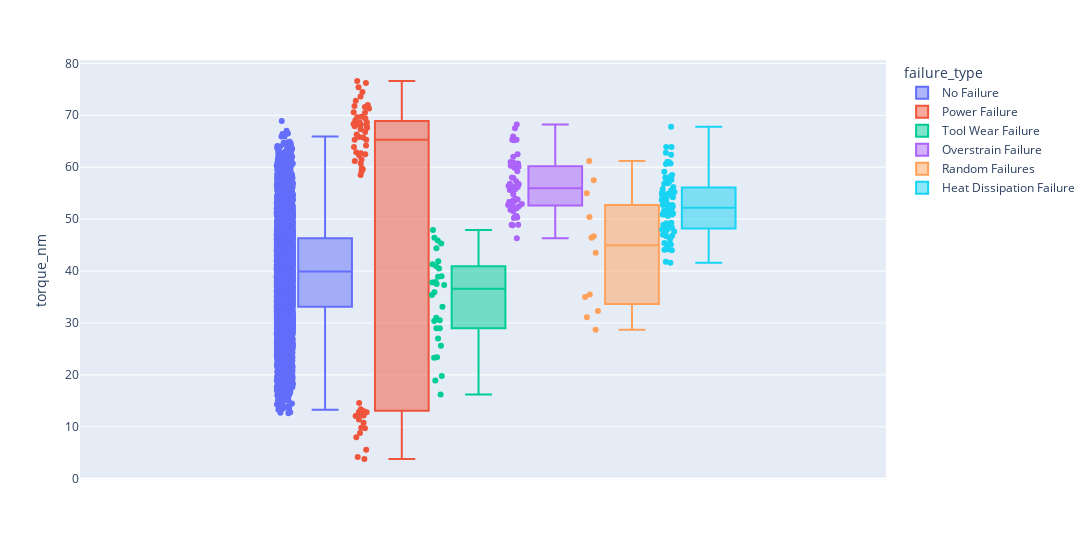

Notebook code for this chart:
### Code cell
histogram('torque_nm')

### Figure 1 — Plotly figure (JSON) as saved in the notebook; plotly's stock layout.template omitted (floating-point values rounded to 4 significant figures; data arrays with more than 128 entries replaced by an {"elided": "..."} marker saying what was removed)
{"data": [{"alignmentgroup": "True", "boxpoints": "all", "hovertemplate": "failure_type=No Failure<br>torque_nm=%{y}<extra></extra>", "legendgroup": "No Failure", "marker": {"color": "#636efa"}, "name": "No Failure", "notched": false, "offsetgroup": "No Failure", "orientation": "v", "showlegend": true, "type": "box", "x0": " ", "xaxis": "x", "y": {"elided": "6435 float values"}, "y0": " ", "yaxis": "y"}, {"alignmentgroup": "True", "boxpoints": "all", "hovertemplate": "failure_type=Power Failure<br>torque_nm=%{y}<extra></extra>", "legendgroup": "Power Failure", "marker": {"color": "#EF553B"}, "name": "Power Failure", "notched": false, "offsetgroup": "Power Failure", "orientation": "v", "showlegend": true, "type": "box", "x0": " ", "xaxis": "x", "y": [65.7, 60.7, 63.9, 12.8, 4.2, 71.6, 5.6, 76.2, 14.6, 68.3, 62.3, 69, 74.5, 8.8, 58.5, 3.8, 67.3, 66.3, 69.4, 13, 62.9, 68.2, 72.8, 12.8, 8, 67.6, 59.8, 68.6, 68, 62.7, 66.8, 10.8, 11.4, 70.6, 13, 9.8, 70.5, 68.5, 71.3, 61.5, 65.3, 65.3, 67.9, 61.2, 73.6, 65.8, 12.2, 13.4, 12.2, 69.6, 71.8, 76.6, 59.1, 9.7, 68.6, 69.7, 12.1, 72, 59.6, 75.4, 64.2, 62.5, 68.2], "y0": " ", "yaxis": "y"}, {"alignmentgroup": "True", "boxpoints": "all", "hovertemplate": "failure_type=Tool Wear Failure<br>torque_nm=%{y}<extra></extra>", "legendgroup": "Tool Wear Failure", "marker": {"color": "#00cc96"}, "name": "Tool Wear Failure", "notched": false, "offsetgroup": "Tool Wear Failure", "orientation": "v", "showlegend": true, "type": "box", "x0": " ", "xaxis": "x", "y": [41.3, 31, 23.4, 37.5, 41.9, 19.8, 39, 46.4, 37.3, 29, 30.4, 45.3, 40.9, 35.9, 30.5, 37.9, 37.8, 45.9, 29, 38.9, 18.9, 47.9, 33.1, 27, 40.5, 44.4, 35.4, 25.6, 23.3, 16.2], "y0": " ", "yaxis": "y"}, {"alignmentgroup": "True", "boxpoints": "all", "hovertemplate": "failure_type=Overstrain Failure<br>torque_nm=%{y}<extra></extra>", "legendgroup": "Overstrain Failure", "marker": {"color": "#ab63fa"}, "name": "Overstrain Failure", "notched": false, "offsetgroup": "Overstrain Failure", "orientation": "v", "showlegend": true, "type": "box", "x0": " ", "xaxis": "x", "y": [60.7, 52.3, 56.2, 56.7, 62, 55.6, 56.4, 52.5, 53.3, 61, 52.9, 53.6, 50.4, 53.6, 48.9, 60.7, 51.5, 56.8, 53.1, 65.3, 68.2, 50.3, 55.7, 56.8, 62.5, 59.9, 53.8, 46.3, 52.1, 56.2, 58, 57.3, 65.3, 51.8, 52.9, 60.3, 60.1, 67.5, 57.9, 59.2, 50.2, 65.2, 65.9, 50.6, 52.7, 53.9, 55.7, 56.3, 48.8, 54.8, 48.9, 60.9], "y0": " ", "yaxis": "y"}, {"alignmentgroup": "True", "boxpoints": "all", "hovertemplate": "failure_type=Random Failures<br>torque_nm=%{y}<extra></extra>", "legendgroup": "Random Failures", "marker": {"color": "#FFA15A"}, "name": "Random Failures", "notched": false, "offsetgroup": "Random Failures", "orientation": "v", "showlegend": true, "type": "box", "x0": " ", "xaxis": "x", "y": [46.4, 31.1, 35.5, 50.4, 32.3, 61.2, 35, 55, 28.7, 57.5, 43.5, 46.7], "y0": " ", "yaxis": "y"}, {"alignmentgroup": "True", "boxpoints": "all", "hovertemplate": "failure_type=Heat Dissipation Failure<br>torque_nm=%{y}<extra></extra>", "legendgroup": "Heat Dissipation Failure", "marker": {"color": "#19d3f3"}, "name": "Heat Dissipation Failure", "notched": false, "offsetgroup": "Heat Dissipation Failure", "orientation": "v", "showlegend": true, "type": "box", "x0": " ", "xaxis": "x", "y": [62.4, 46.8, 44, 59.1, 48.4, 58, 54.9, 45.1, 47.8, 62.8, 48, 60.6, 51.5, 49.2, 46.1, 54.8, 52.8, 49.3, 56.9, 55.5, 48.6, 60.7, 52, 45.4, 48.5, 61, 49, 63.9, 55.8, 48.2, 57.3, 57.6, 45.1, 51.6, 50.9, 58.5, 54.6, 48.9, 52.7, 50.6, 54.3, 67.8, 41.8, 55.2, 57.2, 52.5, 45.1, 55.1, 47.5, 55, 52.2, 48.2, 47.6, 44.2, 56.2, 53.6, 51, 53.7, 54.2, 51.1, 56.8, 44.1, 50.9, 47, 61, 45.1, 58.2, 53.8, 46.7, 51.3, 52.7, 54.6, 41.6, 63.9, 50.9], "y0": " ", "yaxis": "y"}], "layout": {"boxmode": "group", "legend": {"title": {"text": "failure_type"}, "tracegroupgap": 0}, "margin": {"t": 60}, "width": 1200, "xaxis": {"anchor": "y", "domain": [0, 1]}, "yaxis": {"anchor": "x", "domain": [0, 1], "title": {"text": "torque_nm"}}}}
